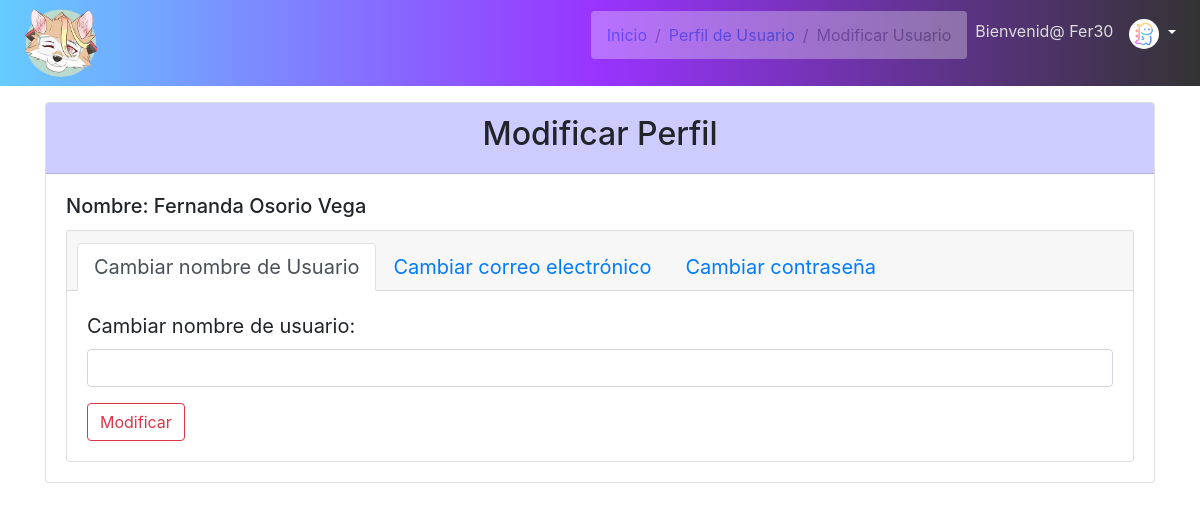
The page /pincipal/main/modificaruser.php (signed in) on the database its author committed.
### tables this page shows
CREATE TABLE `alumnos` (
  `Id_Alumno` int(11) NOT NULL,
  `Nombre_A` varchar(50) NOT NULL,
  `ApellidoP_A` varchar(50) NOT NULL,
  `ApellidoM_A` varchar(50) NOT NULL,
  `Fecha_Nac` date NOT NULL,
  `Usuario` varchar(50) NOT NULL,
  `Correo_U` varchar(100) NOT NULL,
  `Password` varchar(50) NOT NULL,
  `img` varchar(255) NOT NULL,
  `Estado` varchar(20) NOT NULL,
  `Id_Tusuario` int(11) NOT NULL,
  `Id_Genero` int(2) NOT NULL,
  `Id_Grupo` int(11) NOT NULL,
  `Id_Carrera` int(11) NOT NULL,
  `Id_Plantel` int(11) NOT NULL
);

### pincipal/main/modificaruser.php (the view, shortened to what this page needs)
<?php
include 'conecta.php';
$usuario = $_SESSION['Usuario'];
$q= "SELECT * FROM alumnos WHERE Usuario = '".$usuario."'";
$consulta = $conecta->query($q);
$perfil = $consulta->fetch_array();
if ($perfil > 0) {
  $user = $perfil;
}
$id = $_GET['Id_Alumno'];
$m = "SELECT * FROM alumnos WHERE Id_Alumno = '$id'";
$modificar = $conecta->query($m);
$row = $modificar->fetch_array(MYSQLI_ASSOC);
$q = "SELECT * FROM alumnos WHERE Usuario ='".$usuario."'";
$cons = $conecta->query($q);
$perfil = $cons->fetch_array();
if ($perfil > 0){
  $usu1 = $perfil;
}
?>
<!DOCTYPE html>
<html lang="es" dir="ltr">
  <head>
    <link rel="stylesheet" type="text/css" href="../css/bootstrap.min.css">
    <link rel="stylesheet" type="text/css" href="../css/main2.css">
    <link rel="stylesheet" type="text/css" href="../css/fontello.css">
  </head>
  <body>
        <nav class="navbar navbar-expand-lg navbar-light" style="background: linear-gradient(to left, #333333 ,#9933ff, #66ccff )">
          <a href="#"><img src="../img/img1.png" alt="LogoE" style="width: 90px; height: 70px;"></a>
              <div class="collapse navbar-collapse" id="navbarNavDropdown">
                  <ul class="navbar-nav ml-auto">
                      <li class="nav-item active">
                        <div class="row justify-content-md-center">
                        <div class="col-md-auto">
                          <nav aria-label="breadcrumb">
                      <ol class="breadcrumb" style="background-color: rgb(255, 255, 255); opacity: 0.3;">
                        <li class="breadcrumb-item"><a href="../principal.php">Inicio</a></li>
                        <li class="breadcrumb-item"><a href="perfil1.php">Perfil de Usuario</a></li>
                        <li class="breadcrumb-item active" aria-current="page">Modificar Usuario</li>
                      </ol>
                    </nav>
                    </div>
                  </div>
                  <li class="nav-item active" style="list-style: none">
                     <a class="nav-link disabled" style="color: #ddd"  href="#" tabindex="-1" aria-disabled="true"> Bienvenid@ <?php echo $_SESSION['Usuario'] ?></a>
                   </li>
                      </li>
                        <li class="nav-item dropdown">
                          <a class="nav-link dropdown-toggle text-white" href="#" id="opciones" role="button" data-toggle="dropdown" aria-haspopup="true" aria-expanded="false">
                            <img src="../img/dino.png" alt="Perfil" style="width: 30px; height:30px; border-radius:50%; ">
                          </a>
                        </li>
                </ul>
              </div>
            </nav>
      <div class="container py-3">
        <div class="card">
          <div class="card-header" style="background: #ccccff;">
            <h2 class="text-center">Modificar Perfil</h2>
          </div>
          <div class="card-body">
            <h5 class="card-title">Nombre:&nbsp;<?php echo $user['Nombre_A']; echo "&nbsp;".$user['ApellidoP_A'];
             echo "&nbsp;".$user['ApellidoM_A']; ?> </h5>
            <blockquote class="blockquote mb-0">
              <div class="card text-center">
                <div class="card-header">
                  <ul class="nav nav-tabs card-header-tabs">
                    <li class="nav-item">
                      <a class="nav-link active" href="#">Cambiar nombre de Usuario</a>
                    </li>
                    <li class="nav-item">
                      <a class="nav-link" href="modificaremail.php?Id_Alumno=<?php echo $usu1['Id_Alumno']; ?>">Cambiar correo electrónico</a>
                    </li>
                    <li class="nav-item">
                      <a class="nav-link" href="modificarpass.php?Id_Alumno=<?php echo $usu1['Id_Alumno']; ?>">Cambiar contraseña</a>
                    </li>
                  </ul>
                </div>
                <div class="card-body">
                  <form action="<?php echo $_SERVER['PHP_SELF'] ?>" method="post">
                      <div class="form text-justify">
                    <div class="form-group">
                      <label for="user1">Cambiar nombre de usuario:</label>
                        <input type="text" name="user1" class="form-control" id="user1" value="<?php echo $row['Usuario'];?>">
                    </div>
                      <input type="submit" name="submit" value="Modificar" class="btn btn-outline-danger">
                  </div>
                </form>
                </div>
              </div>
            </blockquote>
          </div>
        </div>
      </div>
  </body>
</html>

### rows shown on the page
alumnos: Nombre_A "Fernanda", ApellidoP_A "Osorio", ApellidoM_A "Vega"

### other values the page prints
$_SESSION['Usuario'] "Fer30"
